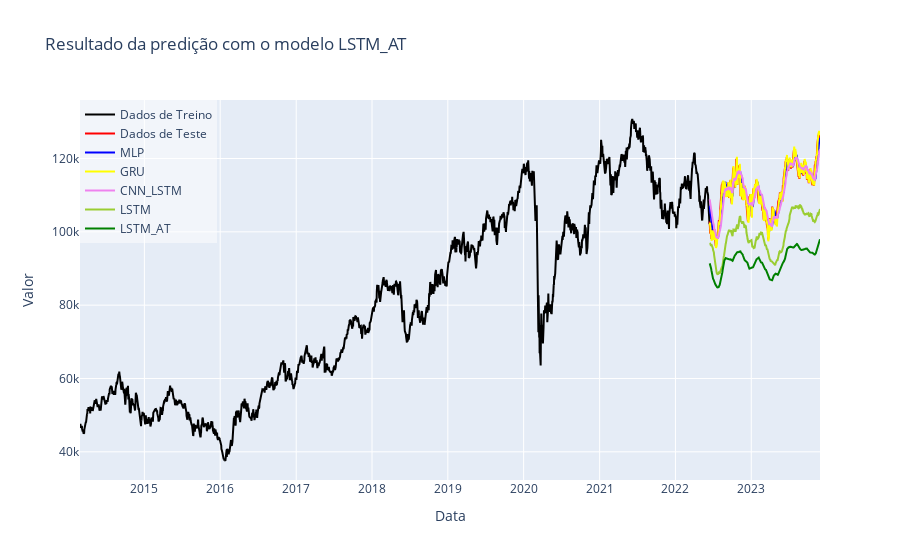

The cell this chart's notebook holds for it:
### Code cell
import plotly.graph_objects as go

# Cria um gráfico de linha usando o Plotly
fig = go.Figure()

# Adiciona os valores reais ao gráfico
#fig.add_trace(go.Scatter(x=T_test, y=y_test_real, mode='lines', name='Real', line=dict(color='red')))
fig.add_trace(go.Scatter(x=T_train, y=y_train_real, mode='lines',name="Dados de Treino",line=dict(color='black')))
fig.add_trace(go.Scatter(x=T_test, y=y_test_real, mode='lines', name="Dados de Teste", line=dict(color='red')))

# Adiciona os valores preditos ao gráfico
colors=['blue', 'yellow', 'violet', 'yellowgreen', 'green']
for i in range(predictions.shape[1]):
    fig.add_trace(go.Scatter(x=T_test, y=predictions[:,i], mode='lines', name=f'{list(trained_best_models.keys())[i]}', line=dict(color=colors[i])))

# Configura o layout do gráfico
fig.update_layout(
    title=f'Resultado da predição com o modelo {model_name}',
    xaxis_title='Data',
    yaxis_title='Valor',
    showlegend=True,
    legend=dict(x=0, y=1, bgcolor='rgba(255, 255, 255, 0.5)')
)

# Exibe o gráfico
fig.show()

### Figure 1 — Plotly figure (JSON) as saved in the notebook; plotly's stock layout.template omitted (floating-point values rounded to 4 significant figures; data arrays with more than 128 entries replaced by an {"elided": "..."} marker saying what was removed)
{"data": [{"line": {"color": "black"}, "mode": "lines", "name": "Dados de Treino", "type": "scatter", "x": {"elided": "2054 str values"}, "y": {"elided": "2054 int values"}}, {"line": {"color": "red"}, "mode": "lines", "name": "Dados de Teste", "type": "scatter", "x": {"elided": "363 str values"}, "y": {"elided": "363 int values"}}, {"line": {"color": "blue"}, "mode": "lines", "name": "MLP", "type": "scatter", "x": {"elided": "363 str values"}, "y": {"elided": "363 float values"}}, {"line": {"color": "yellow"}, "mode": "lines", "name": "GRU", "type": "scatter", "x": {"elided": "363 str values"}, "y": {"elided": "363 float values"}}, {"line": {"color": "violet"}, "mode": "lines", "name": "CNN_LSTM", "type": "scatter", "x": {"elided": "363 str values"}, "y": {"elided": "363 float values"}}, {"line": {"color": "yellowgreen"}, "mode": "lines", "name": "LSTM", "type": "scatter", "x": {"elided": "363 str values"}, "y": {"elided": "363 float values"}}, {"line": {"color": "green"}, "mode": "lines", "name": "LSTM_AT", "type": "scatter", "x": {"elided": "363 str values"}, "y": {"elided": "363 float values"}}], "layout": {"legend": {"bgcolor": "rgba(255, 255, 255, 0.5)", "x": 0, "y": 1}, "showlegend": true, "title": {"text": "Resultado da predição com o modelo LSTM_AT"}, "xaxis": {"title": {"text": "Data"}}, "yaxis": {"title": {"text": "Valor"}}}}
